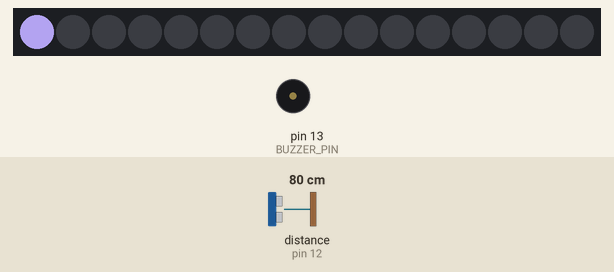
Simulated run of this sketch. Board: Arduino Uno, built with avr-gcc and run on an emulated ATmega328P. Parts: 16 RGB LEDs in strip order, left to right, buzzer (waves = sounding). Wiring (inferred from the names in the program): ultrasonic range finder: trigger pin 11; echo pin 12. The inputs (shaded band) are chosen by the test bench; at power-on: distance to the obstacle (sensor on pin 12) 80 cm. The echo pulse lasts 58.3 µs per cm; dim RGB values are drawn brighter than linear; random numbers use the default seed unless the sketch sets one.

Above: at 7.1 s.
8.8 s: distance to the obstacle (sensor on pin 12) set to 23 cm
10.3 s: distance to the obstacle (sensor on pin 12) set to 19 cm
At 10.9 s:
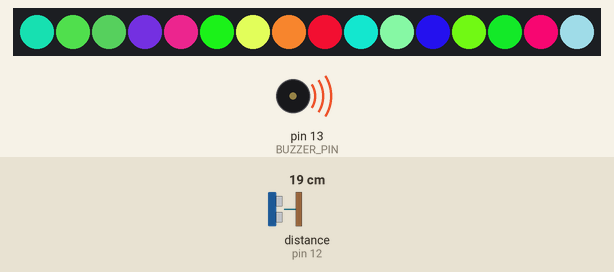
13.3 s: distance to the obstacle (sensor on pin 12) set to 4 cm
At 14.0 s:
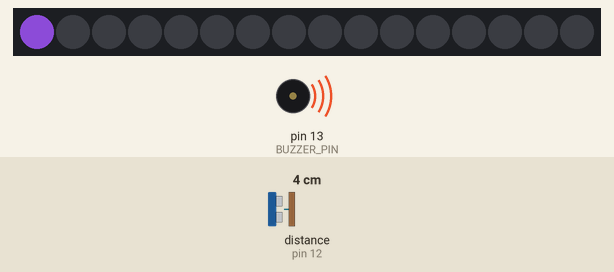
16.3 s: distance to the obstacle (sensor on pin 12) set to 18 cm
At 17.0 s:
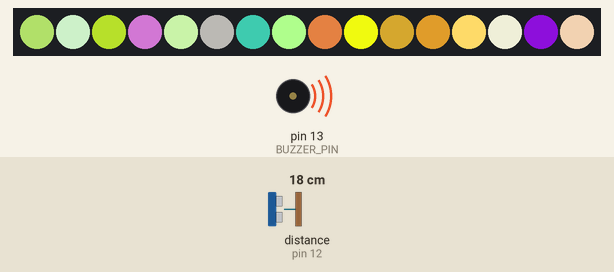
19.3 s: distance to the obstacle (sensor on pin 12) set to 35 cm
At 20.4 s:
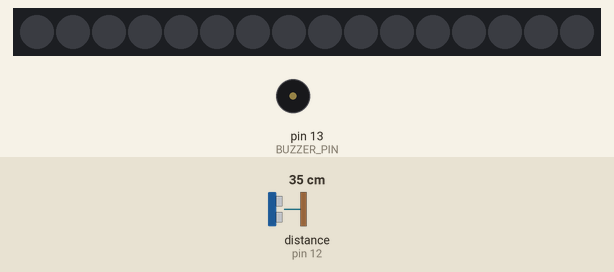
21.1 s: distance to the obstacle (sensor on pin 12) set to 9 cm
At 21.5 s:
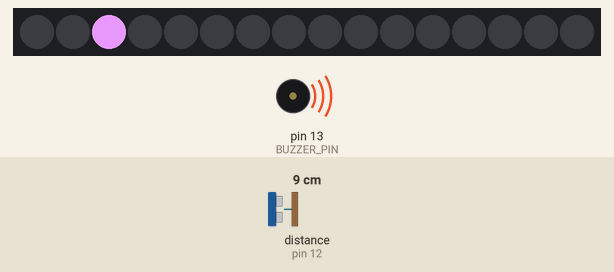
Timing chart, 0 to 24.1 s (numbered marks = the images above; inputs shaded):
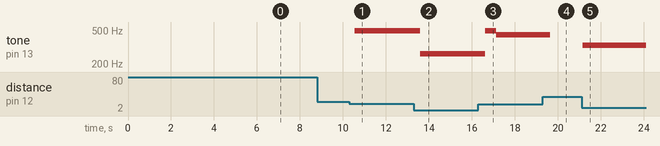

The sketch:

DSmithLEDProj.ino
```cpp
/* RESOURCES

 Finding array length
 ---------------------
https://www.digitalocean.com/community/tutorials/find-array-length-in-c-plus-plus

Distance function (adjusted)
---------------------
https://learn.sparkfun.com/tutorials/sparkfun-inventors-kit-experiment-guide---v41/circuit-3b-distance-sensor

Piano frequencies
---------------------
https://pages.mtu.edu/~suits/notefreqs.html

*/

/* CHART OF FREQUENCIES FOR NOTES IN C MAJOR
  Note      Frequency (Hz)

  C        262
  D        294
  E        330
  F        349
  G        392
  A        440
  B        494
*/

#include <Adafruit_NeoPixel.h>


// PIN CONFIG
const int TRIG_PIN = 11;    //connects to the trigger pin on the distance sensor
const int ECHO_PIN = 12;    //connects to the echo pin on the distance sensor
const int BUZZER_PIN = 13;  //connects to the buzzer pin
const int LED_PIN = 10;     //connects to the led strip pin
const int NUMPIX = 16;


const int MAXDIST = 7;     //Used to check if the sensor goes over the freq[] limit
const int DELAYVAL = 500;  //Interval Delay

//LED Display Pins
const int DISPLAY_PINS[] = { 2, 3, 4, 5, 6, 7, 8, 9 };

// C Major frequencies
//                      C    D    E    F    G    A    B
const int FREQ_C[] = { 262, 294, 330, 349, 392, 440, 493 };


// Note played dependant on array position (note[dist][i])
const int NOTES[7][7] = {
  { 4, 5, 6, 8 },             // C
  { 3, 4, 5, 6, 8, 9 },       // D
  { 4, 5, 6, 7, 8 },          // E
  { 5, 6, 7, 8 },             // F
  { 3, 4, 5, 6, 7, 8 },       // G
  { 3, 5, 6, 7, 8, 9 },       // A
  { 3, 4, 5, 6, 7, 8, 9 },    // B
};


int distance = 0;  //stores the distance measured by the distance sensor
int echoTime;


Adafruit_NeoPixel pixels(NUMPIX, LED_PIN, NEO_GRB + NEO_KHZ800);

void setup() {
  setDistanceSensor();
  Serial.begin(9600);  //set up a serial connection with the computer
  pixels.begin();
  setLED();
}

void loop() {
  getDistance();
}

//------------------FUNCTIONS-------------------------------

void setDistanceSensor() {
  pinMode(TRIG_PIN, OUTPUT);  //the trigger pin will output pulses of electricity
  pinMode(ECHO_PIN, INPUT);   //the echo pin will measure the duration of pulses coming back from the distance sensor
}


// setLED/ledSetup just for show
void setLED() {
  for (int i = 0; i < MAXDIST; i++) {
    ledSetup(i);
  }
  for (int j = MAXDIST; j >= 0; j--) {
    ledSetup(j);
  }
}

void ledSetup(int num) {
  pixels.setPixelColor(num, pixels.Color(random(0, 255), random(0, 255), random(0, 255)));
  pixels.show();
  stop();
}

//RETURNS THE DISTANCE MEASURED BY THE SENSOR
int getDistance() {
  //send out an ultrasonic pulse that's x ms long
  digitalWrite(TRIG_PIN, HIGH);
  delayMicroseconds(10);
  digitalWrite(TRIG_PIN, LOW);

  //use the pulse in command to see how long it takes for the pulse to bounce back to the sensor
  echoTime = pulseIn(ECHO_PIN, HIGH);

  //calculate the distance of the object that reflected the pulse
  distance = echoTime / 148.0;

  distance <= MAXDIST ? buzz(distance) : stop();
}


void buzz(int dist) {
  tone(BUZZER_PIN, FREQ_C[dist - 1]);
  colors(dist);
  noteDisplay(dist);
  stop();
}

void noteDisplay(int dist) {
  //sizeof finds the length of an array and returns the value in bytes
 // (arr[] = {0, 1, 2, 3, 4} = 5 slots, each int is 4 bytes so 5*4 = 20 bytes)
 // 20 / the size on an int (4) = 5 So we get a length of 5
  //
  int subArrayLength = sizeof(NOTES[dist]) / sizeof(int);
  for (int i = 0; i < subArrayLength; i++) {
    digitalWrite(NOTES[dist - 1][i], HIGH);
  }
}

void clearDisplay() {
  // Turn off all segments of the display
  for (int i = 0; i < sizeof(DISPLAY_PINS) / sizeof(int); i++) {
    digitalWrite(DISPLAY_PINS[i], LOW);
  }
}

void colors(int num) {
  //if argument is == maxdistance (7)
  //Runs as normal
  //else we use num-1 to get the value not including last array index
  //dist needs to be -1 to properly get indexes
  if (num == MAXDIST) {
    for (int i = 0; i < NUMPIX; i++) {
      pixels.setPixelColor(i, pixels.Color(random(0, 255), random(0, 255), random(0, 255)));
    }
  } else {
    pixels.setPixelColor((num - 1), pixels.Color(random(0, 255), random(0, 255), random(0, 255)));
  }
  pixels.show();
}

void stop() {
  delay(500);
  noTone(BUZZER_PIN);
  clearDisplay();
  pixels.clear();
  pixels.show();
}
```

Measured:
- the behaviour switches between 21 and 20 cm on distance to the obstacle (sensor on pin 12) (found by bisection; images 0 and 1)
- after the input at 8.8 s, every drawn part: stays the same
- after the input at 10.3 s, tone on pin 13 (BUZZER_PIN): silent → 493 Hz after 0.26 s; the LEDs: change after 0.26 s (image 1)
- after the input at 13.3 s, tone on pin 13 (BUZZER_PIN): 493 Hz → 262 Hz after 0.31 s
- after the input at 16.3 s, tone on pin 13 (BUZZER_PIN): 262 Hz → 493 Hz after 0.32 s, → 440 Hz 0.51 s later
- after the input at 19.3 s, tone on pin 13 (BUZZER_PIN): 440 Hz → silent after 0.35 s
- after the input at 21.1 s, tone on pin 13 (BUZZER_PIN): silent → 330 Hz after 0.06 s; the LEDs: change after 0.06 s (image 5)
- what the display in image 1 shows lasts 0.5 s, from 10.6 s to 11.1 s
